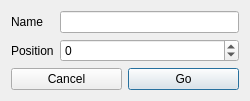
<?xml version="1.0" encoding="UTF-8"?>
<ui version="4.0">
 <class>goToDialog</class>
 <widget class="QDialog" name="goToDialog">
  <property name="geometry">
   <rect>
    <x>0</x>
    <y>0</y>
    <width>250</width>
    <height>93</height>
   </rect>
  </property>
  <property name="windowTitle">
   <string/>
  </property>
  <layout class="QVBoxLayout" name="verticalLayout">
   <item>
    <layout class="QFormLayout" name="formLayout">
     <item row="0" column="0">
      <widget class="QLabel" name="label">
       <property name="text">
        <string>Name</string>
       </property>
      </widget>
     </item>
     <item row="0" column="1">
      <widget class="QLineEdit" name="nameLine"/>
     </item>
     <item row="1" column="0">
      <widget class="QLabel" name="label_2">
       <property name="text">
        <string>Position</string>
       </property>
      </widget>
     </item>
     <item row="1" column="1">
      <widget class="QSpinBox" name="positionLine">
       <property name="wrapping">
        <bool>true</bool>
       </property>
      </widget>
     </item>
    </layout>
   </item>
   <item>
    <layout class="QHBoxLayout" name="horizontalLayout">
     <item>
      <widget class="QPushButton" name="cancelButton">
       <property name="text">
        <string>Cancel</string>
       </property>
      </widget>
     </item>
     <item>
      <widget class="QPushButton" name="goButton">
       <property name="text">
        <string>Go</string>
       </property>
       <property name="default">
        <bool>true</bool>
       </property>
      </widget>
     </item>
    </layout>
   </item>
  </layout>
 </widget>
 <resources/>
 <connections/>
</ui>
